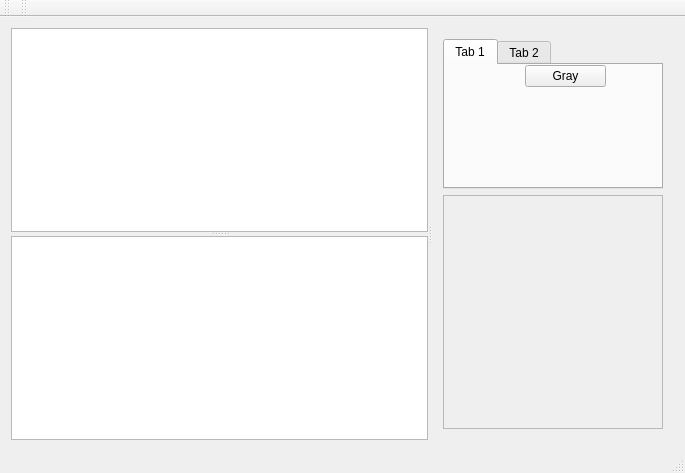
<?xml version="1.0" encoding="UTF-8"?>
<ui version="4.0">
 <class>DiceWindow</class>
 <widget class="QMainWindow" name="DiceWindow">
  <property name="geometry">
   <rect>
    <x>0</x>
    <y>0</y>
    <width>685</width>
    <height>473</height>
   </rect>
  </property>
  <property name="windowTitle">
   <string>Dice Qt</string>
  </property>
  <widget class="QWidget" name="centralWidget">
   <layout class="QGridLayout" name="gridLayout">
    <item row="0" column="0">
     <widget class="QSplitter" name="mainSplitter">
      <property name="sizePolicy">
       <sizepolicy hsizetype="Expanding" vsizetype="Preferred">
        <horstretch>0</horstretch>
        <verstretch>0</verstretch>
       </sizepolicy>
      </property>
      <property name="orientation">
       <enum>Qt::Horizontal</enum>
      </property>
      <widget class="QSplitter" name="fileSplitter">
       <property name="sizePolicy">
        <sizepolicy hsizetype="Preferred" vsizetype="Preferred">
         <horstretch>0</horstretch>
         <verstretch>0</verstretch>
        </sizepolicy>
       </property>
       <property name="minimumSize">
        <size>
         <width>0</width>
         <height>0</height>
        </size>
       </property>
       <property name="orientation">
        <enum>Qt::Vertical</enum>
       </property>
       <widget class="QTreeView" name="dirBrowser">
        <property name="sizePolicy">
         <sizepolicy hsizetype="Preferred" vsizetype="MinimumExpanding">
          <horstretch>0</horstretch>
          <verstretch>0</verstretch>
         </sizepolicy>
        </property>
       </widget>
       <widget class="QListView" name="fileBrowser">
        <property name="sizePolicy">
         <sizepolicy hsizetype="Preferred" vsizetype="MinimumExpanding">
          <horstretch>0</horstretch>
          <verstretch>0</verstretch>
         </sizepolicy>
        </property>
       </widget>
      </widget>
      <widget class="QWidget" name="horizontalLayoutWidget">
       <layout class="QGridLayout" name="gridLayout_3">
        <item row="0" column="0">
         <widget class="QTabWidget" name="tabWidget">
          <property name="sizePolicy">
           <sizepolicy hsizetype="Expanding" vsizetype="Fixed">
            <horstretch>0</horstretch>
            <verstretch>0</verstretch>
           </sizepolicy>
          </property>
          <property name="minimumSize">
           <size>
            <width>0</width>
            <height>150</height>
           </size>
          </property>
          <property name="currentIndex">
           <number>0</number>
          </property>
          <widget class="QWidget" name="tab">
           <attribute name="title">
            <string>Tab 1</string>
           </attribute>
           <widget class="QPushButton" name="grayButton">
            <property name="geometry">
             <rect>
              <x>80</x>
              <y>0</y>
              <width>81</width>
              <height>22</height>
             </rect>
            </property>
            <property name="text">
             <string>Gray</string>
            </property>
           </widget>
          </widget>
          <widget class="QWidget" name="tab_2">
           <attribute name="title">
            <string>Tab 2</string>
           </attribute>
          </widget>
         </widget>
        </item>
        <item row="1" column="0">
         <widget class="QScrollArea" name="scrollArea">
          <property name="sizePolicy">
           <sizepolicy hsizetype="Expanding" vsizetype="Preferred">
            <horstretch>0</horstretch>
            <verstretch>0</verstretch>
           </sizepolicy>
          </property>
          <property name="minimumSize">
           <size>
            <width>0</width>
            <height>0</height>
           </size>
          </property>
          <property name="autoFillBackground">
           <bool>true</bool>
          </property>
          <property name="widgetResizable">
           <bool>true</bool>
          </property>
          <widget class="QWidget" name="imageSlide">
           <property name="geometry">
            <rect>
             <x>0</x>
             <y>0</y>
             <width>253</width>
             <height>237</height>
            </rect>
           </property>
           <property name="sizePolicy">
            <sizepolicy hsizetype="Expanding" vsizetype="Expanding">
             <horstretch>0</horstretch>
             <verstretch>0</verstretch>
            </sizepolicy>
           </property>
           <layout class="QGridLayout" name="gridLayout_2"/>
          </widget>
         </widget>
        </item>
       </layout>
      </widget>
     </widget>
    </item>
   </layout>
  </widget>
  <widget class="QMenuBar" name="menuBar">
   <property name="geometry">
    <rect>
     <x>0</x>
     <y>0</y>
     <width>685</width>
     <height>19</height>
    </rect>
   </property>
  </widget>
  <widget class="QToolBar" name="mainToolBar">
   <attribute name="toolBarArea">
    <enum>TopToolBarArea</enum>
   </attribute>
   <attribute name="toolBarBreak">
    <bool>false</bool>
   </attribute>
  </widget>
  <widget class="QStatusBar" name="statusBar"/>
  <widget class="QToolBar" name="toolBar">
   <property name="windowTitle">
    <string>toolBar</string>
   </property>
   <attribute name="toolBarArea">
    <enum>TopToolBarArea</enum>
   </attribute>
   <attribute name="toolBarBreak">
    <bool>false</bool>
   </attribute>
  </widget>
 </widget>
 <layoutdefault spacing="6" margin="11"/>
 <resources/>
 <connections/>
</ui>
